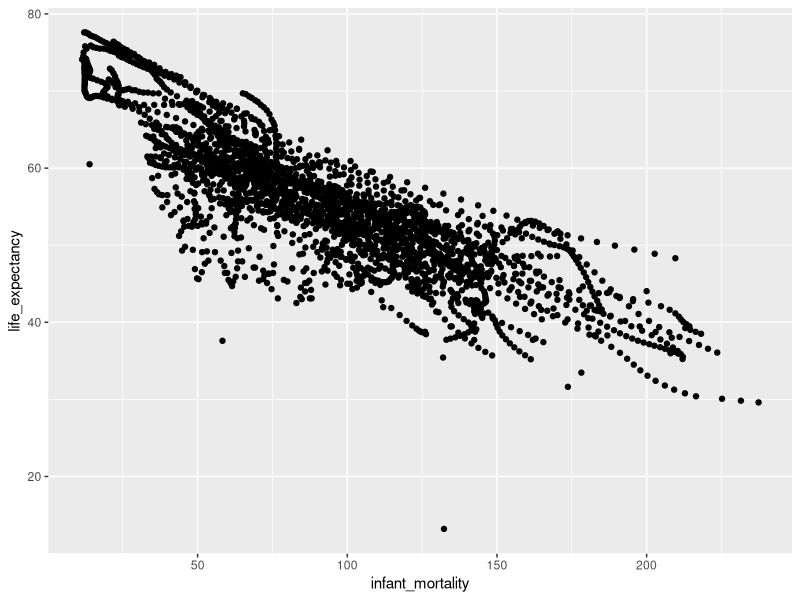
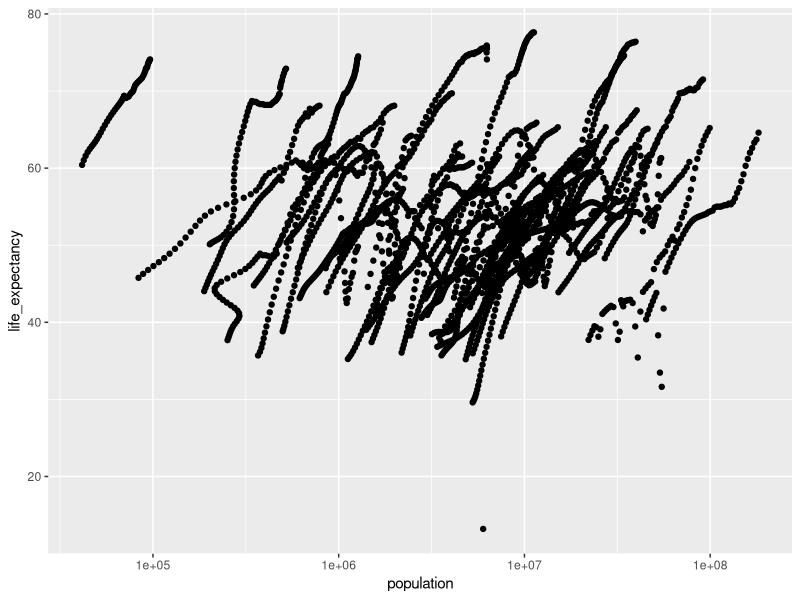
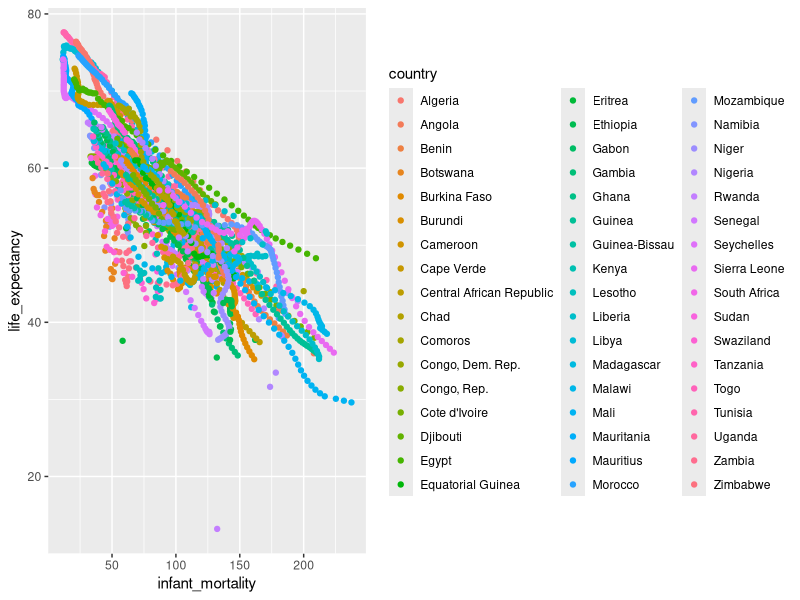
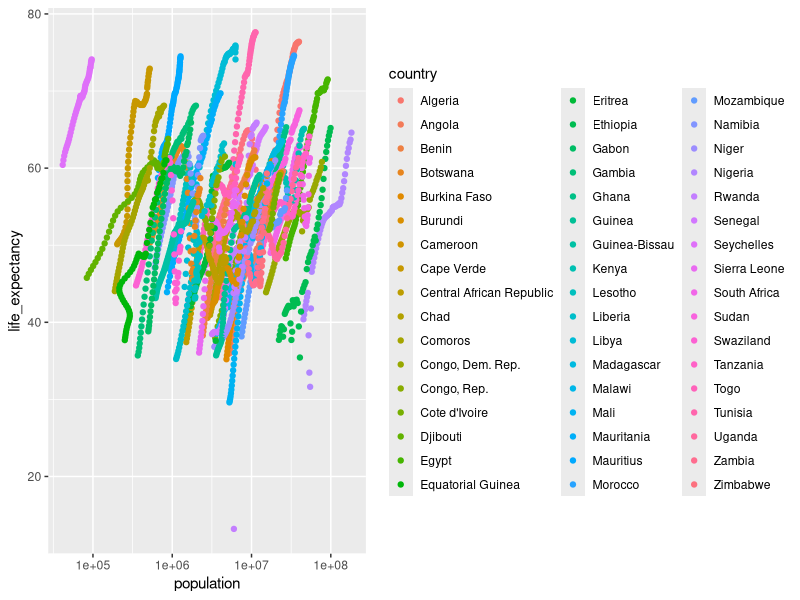
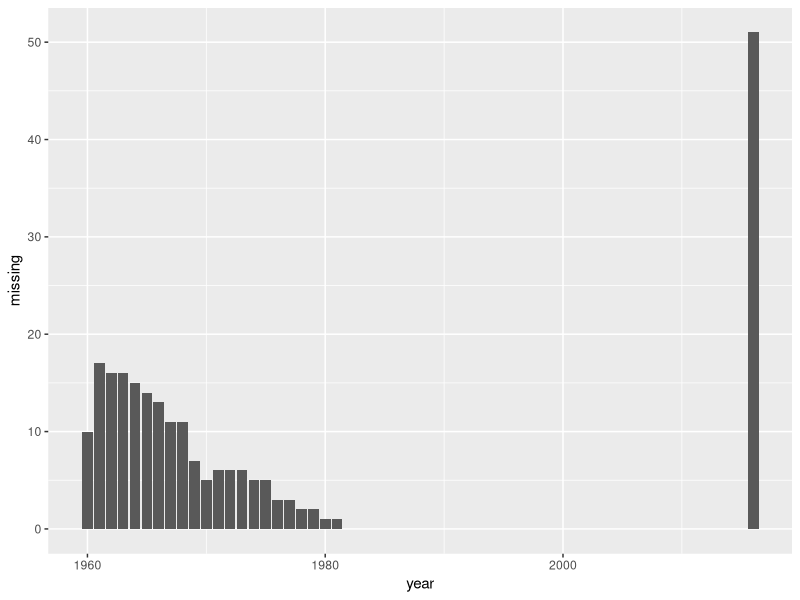
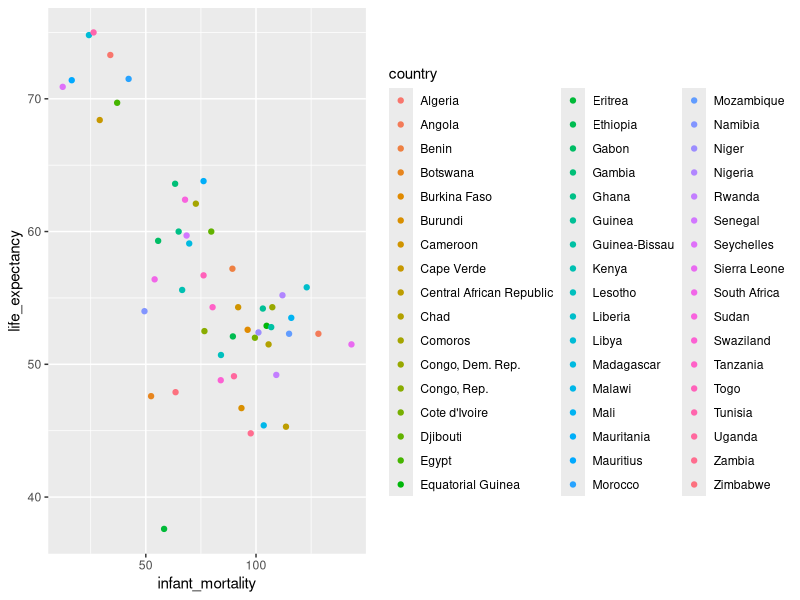
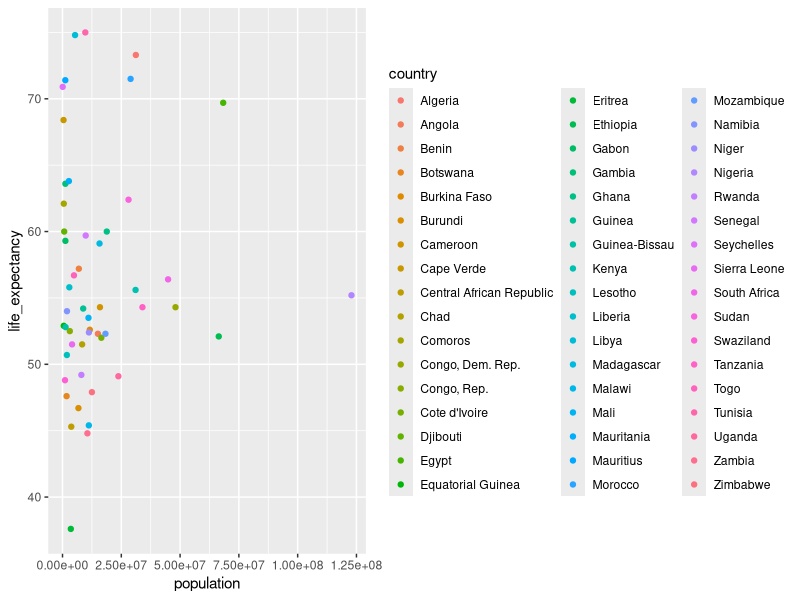
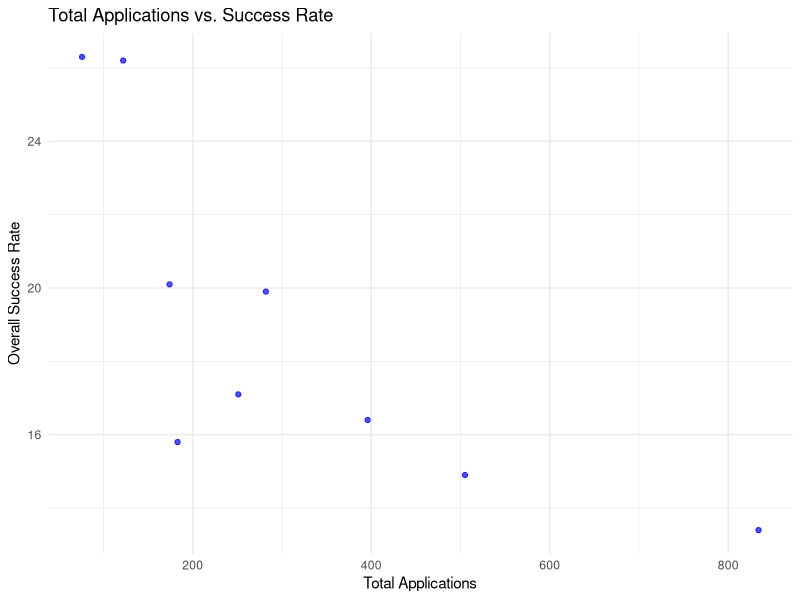

Here is the R script that generated these plots, in order:
## ---- chunk 1
#install.packages("dslabs")
library(tidyverse)
library(dslabs)
## ---- chunk 2
help(gapminder)
str(gapminder)
summary(gapminder)
class(gapminder) #data frame, nice, I can use tidyverse on it
## ---- chunk 3
africadata <- gapminder |> #pull out the African countries' data
  filter(continent == "Africa")
## ---- chunk 4
infants1 <- africadata |> #create object with just infant mortality and life expectancy
  select(infant_mortality, life_expectancy)
str(infants1) #its a data frame
summary(infants1)
  
population1 <- africadata |> #create object with just population and life expectancy
  select(population, life_expectancy)
str(population1) #its a data frame
summary(population1)
## ---- chunk 5
ggplot(data=infants1, aes(x=infant_mortality, y=life_expectancy)) +
  geom_point()

ggplot(data=population1, aes(x=population, y=life_expectancy)) +
  geom_point() +
  scale_x_log10()

ggplot(data=africadata, aes(x=infant_mortality, y=life_expectancy, col=country)) +
  geom_point()

ggplot(data=africadata, aes(x=population, y=life_expectancy, col=country)) +
  geom_point() +
  scale_x_log10()
## ---- chunk 6
missing_data <- africadata |> #by year, count number of NAs AKA missings
  group_by(year) |>
  summarize(missing = sum(is.na(infant_mortality)))

ggplot(data=missing_data, aes(x=year, y=missing)) + #make a bar plot to easily see when/where the NAs are
  geom_col()
## ---- chunk 7
africadata2000 <- africadata |> #pull out year 200 only
  filter(year==2000)

ggplot(data=africadata2000, aes(x=infant_mortality, y=life_expectancy, col=country)) + #make same plots as above, but only usiing year 2000
  geom_point()

ggplot(data=africadata2000, aes(x=population, y=life_expectancy, col=country)) +
  geom_point()
## ---- chunk 8
fit1 <- lm(data=africadata2000, life_expectancy~infant_mortality)
fit2 <- lm(data=africadata2000, life_expectancy~population)

summary(fit1)
summary(fit2)
## ---- chunk 9
# loading the required R packages
library(here)
# the package dslabs will load the gapminder data
library(dslabs)
library(tidyverse) 
library(knitr)
## ---- chunk 10
# help() function pulls up the help page for the data to see what it contains.
help(research_funding_rates) 
# str () give us the overview of the datasets
str(research_funding_rates) 
# summary () gives summary of data
summary(research_funding_rates) 
#class() function to check what type of object research_funding_rates is
class(research_funding_rates) # obtaining the type of object research_funding_rates is
## ---- chunk 11
# Filtering the research funding data (I am not subsetting any data since the dataset is already very small)
fundingdata <- research_funding_rates 

# Getting an overview of the data structure
str(fundingdata) 

# Summary of fundingdata
summary(fundingdata) 

## ---- chunk 12
# Load necessary package
library(dplyr)

# Create proportion_women_applicant and success rate difference
fundingdata <- research_funding_rates %>%
  mutate(
    success_rate_difference = success_rates_men - success_rates_women, # Difference in success rates
    proportion_women_applicants = applications_women / applications_total # Proportion of female applicants
  )


# Check if the new variables exist
str(fundingdata)


# Creating two new objects for further analysis
funding_variable_one <- fundingdata %>% select(applications_total, success_rates_total)

# Obtaining the structure of funding_variable_one
str(funding_variable_one) 

# Summarizing the details about funding_variable_one
summary(funding_variable_one) 

# Creating another dataset with only two variables as listed
funding_variable_two <- fundingdata %>% select(proportion_women_applicants, success_rate_difference)

# Obtaining the structure of funding_variable_two
str(funding_variable_two) 

# Obtaining the summary about the dataset funding_variable_two
summary(funding_variable_two)  
 
## ---- chunk 13
# Scatterplot of Total Applications vs. Success Rate
ggplot(funding_variable_one, aes(x = applications_total, y = success_rates_total)) + 
  geom_point(color = "blue", alpha = 0.7) +
  labs(
    title = "Total Applications vs. Success Rate",
    x = "Total Applications",
    y = "Overall Success Rate"
  ) +
  theme_minimal()
## ---- chunk 14
#Scatterplot Proportion of Female Applicants vs. Gender Success Rate Difference
ggplot(funding_variable_two, aes(x = proportion_women_applicants, y = success_rate_difference)) + 
  geom_point(color = "red", alpha = 0.7) +
  labs(
    title = "Proportion of Female Applicants vs. Gender Success Rate Difference",
    x = "Proportion of Female Applicants",
    y = "Success Rate Difference (Men - Women)"
  ) +
  theme_minimal()
## ---- chunk 15
# Extracting the top disciplines based on total applications
top_disciplines <- fundingdata %>%
  select(discipline, applications_total, awards_total, awards_men, awards_women) %>%
  arrange(desc(applications_total)) %>%  # Sorting by total applications
  head(5)  # Displaying top 5 disciplines

# Print the summary table
print(top_disciplines)
## ---- chunk 16
# Creating a bar plot for total awards by discipline 
ggplot(fundingdata, aes(x = reorder(discipline, awards_total), y = awards_total)) + 
  geom_bar(stat = "identity", fill = "steelblue", color = "black") + 
  labs(
    title = "Total Awards by Discipline",
    x = "Discipline",
    y = "Total Awards"
  ) +
  theme_minimal() +
  theme(axis.text.x = element_text(angle = 45, hjust = 1))  # Rotate text for better readability

## ---- chunk 17
# Linear model: Success Rate vs. Total Applications
fit1 <- lm(success_rates_total ~ applications_total, data = fundingdata)
# Linear model: Success Rate Difference vs. Proportion of Female Applicants
fit2 <- lm(success_rate_difference ~ proportion_women_applicants, data = fundingdata)
# Summary of the model
summary(fit1)
summary(fit2)
